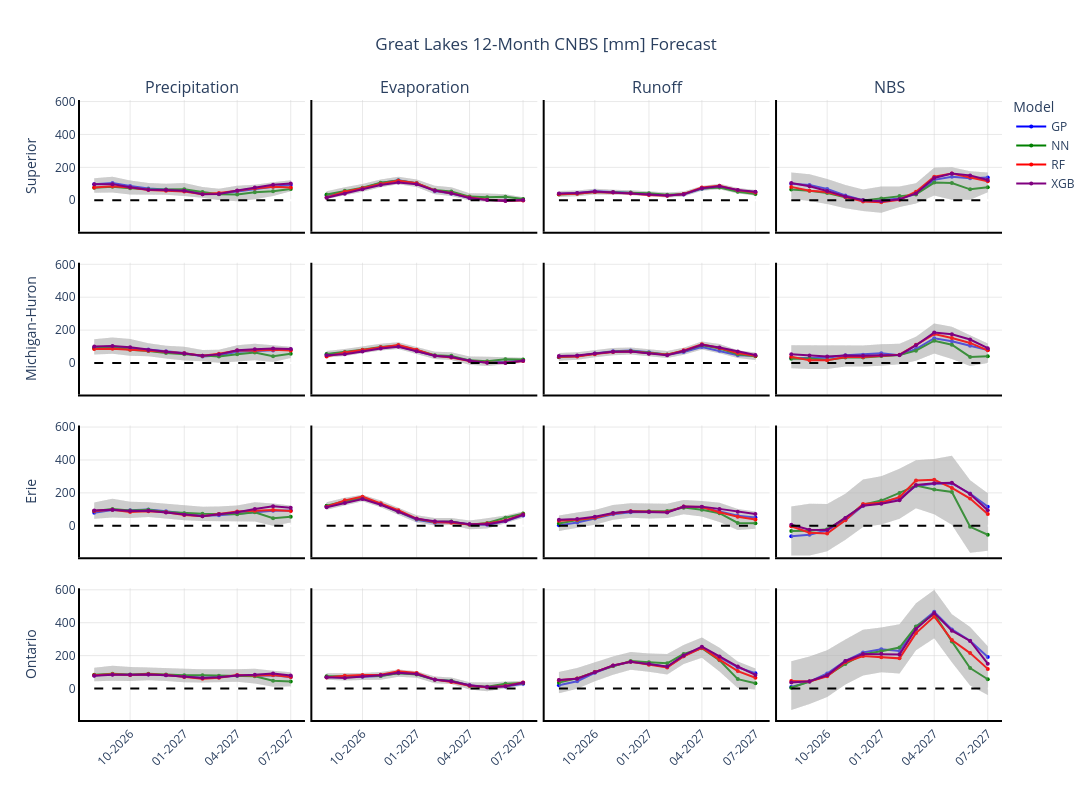

Here is the notebook cell this chart was saved with:
### Markdown cell above
## Plot 2
### **Interactive 4×4 Grid of Great Lakes 12-Month NBS Forecasts**

This section uses **Plotly** to create a fully interactive **4×4 subplot grid** that visualizes the mean forecasts and uncertainty ranges for precipitation, evaporation, runoff, and total CNBS across the four Great Lakes basins.

### Code cell
fig2 = plot_cnbs_forecast_interactive(
    df, 
    date_col=["year","month"],
    units="mm",
    filename=input_dir + 'forecast/figures/cnbs_forecast.html'
    )
